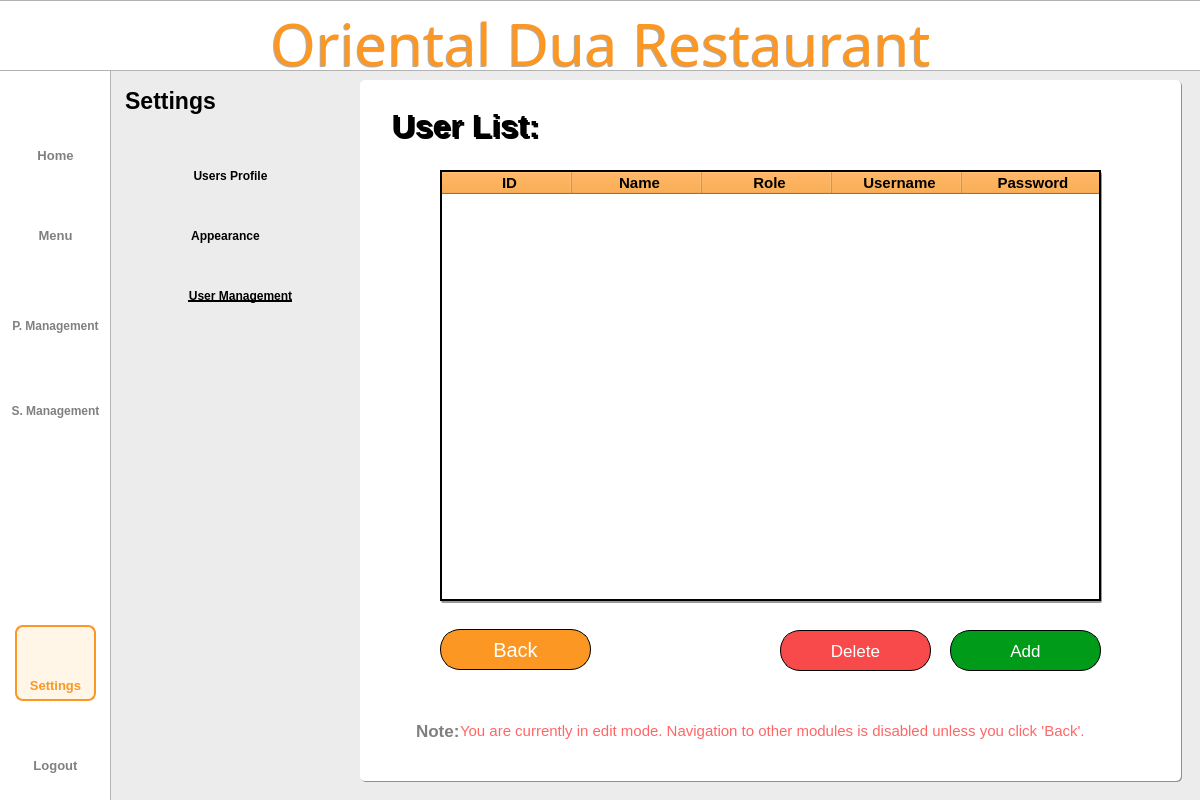
<?xml version="1.0" encoding="UTF-8"?>
<ui version="4.0">
 <class>Dialog</class>
 <widget class="QDialog" name="Dialog">
  <property name="geometry">
   <rect>
    <x>0</x>
    <y>0</y>
    <width>1200</width>
    <height>800</height>
   </rect>
  </property>
  <property name="windowTitle">
   <string>Dialog</string>
  </property>
  <widget class="QWidget" name="bgwidget" native="true">
   <property name="geometry">
    <rect>
     <x>0</x>
     <y>0</y>
     <width>1200</width>
     <height>800</height>
    </rect>
   </property>
   <property name="layoutDirection">
    <enum>Qt::LeftToRight</enum>
   </property>
   <property name="styleSheet">
    <string notr="true">QWidget#bgwidget{background-color: rgb(236, 236, 236);}

</string>
   </property>
   <widget class="QLabel" name="sidebar">
    <property name="geometry">
     <rect>
      <x>-10</x>
      <y>-10</y>
      <width>121</width>
      <height>891</height>
     </rect>
    </property>
    <property name="styleSheet">
     <string notr="true">background-color: rgb(255, 255, 255);
border: 1px solid rgba(0, 0, 0, 0.3);  </string>
    </property>
    <property name="text">
     <string/>
    </property>
   </widget>
   <widget class="QLabel" name="titlebar">
    <property name="geometry">
     <rect>
      <x>-2</x>
      <y>0</y>
      <width>1204</width>
      <height>71</height>
     </rect>
    </property>
    <property name="styleSheet">
     <string notr="true">background-color: rgb(255, 255, 255);
border: 1px solid rgba(0, 0, 0, 0.3);  </string>
    </property>
    <property name="text">
     <string/>
    </property>
   </widget>
   <widget class="QLabel" name="whitebg">
    <property name="geometry">
     <rect>
      <x>360</x>
      <y>80</y>
      <width>821</width>
      <height>701</height>
     </rect>
    </property>
    <property name="styleSheet">
     <string notr="true">background-color: rgb(255, 255, 255);
border-radius: 5px;  </string>
    </property>
    <property name="text">
     <string/>
    </property>
   </widget>
   <widget class="QLabel" name="title">
    <property name="geometry">
     <rect>
      <x>0</x>
      <y>10</y>
      <width>1201</width>
      <height>71</height>
     </rect>
    </property>
    <property name="styleSheet">
     <string notr="true">QLabel#title{
	color: #FB9722;
    font-family: Sacramento;
    font-size: 58px;
    font-weight: 400;
    padding-bottom: 5px;
    text-align: center;
}</string>
    </property>
    <property name="text">
     <string>Oriental Dua Restaurant</string>
    </property>
    <property name="alignment">
     <set>Qt::AlignCenter</set>
    </property>
    <property name="wordWrap">
     <bool>true</bool>
    </property>
   </widget>
   <widget class="QLabel" name="settings">
    <property name="geometry">
     <rect>
      <x>110</x>
      <y>80</y>
      <width>121</width>
      <height>41</height>
     </rect>
    </property>
    <property name="styleSheet">
     <string notr="true">QLabel#settings{
    color: #000000;
    font-family: 'Roboto';
    font-size: 23px;
    font-weight: 500;
}</string>
    </property>
    <property name="text">
     <string>Settings</string>
    </property>
    <property name="alignment">
     <set>Qt::AlignCenter</set>
    </property>
   </widget>
   <widget class="QLabel" name="userlistlabel">
    <property name="geometry">
     <rect>
      <x>380</x>
      <y>100</y>
      <width>171</width>
      <height>51</height>
     </rect>
    </property>
    <property name="styleSheet">
     <string notr="true">QLabel#userlistlabel{
    color: #000000;
    font-family: 'Inter';
    font-size: 32px;
    font-weight: 500;
}</string>
    </property>
    <property name="text">
     <string>User List:</string>
    </property>
    <property name="alignment">
     <set>Qt::AlignCenter</set>
    </property>
   </widget>
   <widget class="QLabel" name="userprofIcon">
    <property name="geometry">
     <rect>
      <x>140</x>
      <y>160</y>
      <width>35</width>
      <height>35</height>
     </rect>
    </property>
    <property name="styleSheet">
     <string notr="true"/>
    </property>
    <property name="text">
     <string/>
    </property>
    <property name="pixmap">
     <pixmap resource="../resource.qrc">:/icon/icons/user.png</pixmap>
    </property>
    <property name="scaledContents">
     <bool>true</bool>
    </property>
    <property name="alignment">
     <set>Qt::AlignCenter</set>
    </property>
   </widget>
   <widget class="QLabel" name="appearanceIcon">
    <property name="geometry">
     <rect>
      <x>140</x>
      <y>220</y>
      <width>35</width>
      <height>35</height>
     </rect>
    </property>
    <property name="styleSheet">
     <string notr="true"/>
    </property>
    <property name="text">
     <string/>
    </property>
    <property name="pixmap">
     <pixmap resource="../resource.qrc">:/icon/icons/appearance.png</pixmap>
    </property>
    <property name="scaledContents">
     <bool>true</bool>
    </property>
    <property name="alignment">
     <set>Qt::AlignCenter</set>
    </property>
   </widget>
   <widget class="QLabel" name="usersIcon">
    <property name="geometry">
     <rect>
      <x>140</x>
      <y>280</y>
      <width>35</width>
      <height>35</height>
     </rect>
    </property>
    <property name="styleSheet">
     <string notr="true"/>
    </property>
    <property name="text">
     <string/>
    </property>
    <property name="pixmap">
     <pixmap resource="../resource.qrc">:/icon/icons/users.png</pixmap>
    </property>
    <property name="scaledContents">
     <bool>true</bool>
    </property>
    <property name="alignment">
     <set>Qt::AlignCenter</set>
    </property>
   </widget>
   <widget class="QLabel" name="p_mIcon">
    <property name="geometry">
     <rect>
      <x>37</x>
      <y>270</y>
      <width>40</width>
      <height>40</height>
     </rect>
    </property>
    <property name="minimumSize">
     <size>
      <width>40</width>
      <height>40</height>
     </size>
    </property>
    <property name="maximumSize">
     <size>
      <width>40</width>
      <height>40</height>
     </size>
    </property>
    <property name="styleSheet">
     <string notr="true">QLabel#Pmanagementbtn{
    color: rgba(0,0,0, 0.5);
    font-family: 'Roboto';
    font-size: 11px;
    font-weight: 300;
}</string>
    </property>
    <property name="text">
     <string/>
    </property>
    <property name="pixmap">
     <pixmap resource="../resource.qrc">:/icon/icons/productm.png</pixmap>
    </property>
    <property name="scaledContents">
     <bool>true</bool>
    </property>
    <property name="alignment">
     <set>Qt::AlignCenter</set>
    </property>
   </widget>
   <widget class="QTableWidget" name="tableWidget">
    <property name="geometry">
     <rect>
      <x>440</x>
      <y>170</y>
      <width>661</width>
      <height>431</height>
     </rect>
    </property>
    <property name="styleSheet">
     <string notr="true">::item:hover {
    background-color: #FB9722; 
}
QTableWidget#tableWidget QHeaderView::section {
	font-family: 'Inter';
	font-size: 15px;
	font-weight: bold;
	background-color: #FB9722; 
	color: black; 
	padding-left: 5px;
}       </string>
    </property>
    <property name="frameShape">
     <enum>QFrame::WinPanel</enum>
    </property>
    <property name="frameShadow">
     <enum>QFrame::Plain</enum>
    </property>
    <property name="lineWidth">
     <number>0</number>
    </property>
    <property name="midLineWidth">
     <number>0</number>
    </property>
    <property name="editTriggers">
     <set>QAbstractItemView::DoubleClicked</set>
    </property>
    <property name="alternatingRowColors">
     <bool>true</bool>
    </property>
    <property name="showGrid">
     <bool>true</bool>
    </property>
    <property name="gridStyle">
     <enum>Qt::SolidLine</enum>
    </property>
    <property name="sortingEnabled">
     <bool>false</bool>
    </property>
    <attribute name="horizontalHeaderCascadingSectionResizes">
     <bool>true</bool>
    </attribute>
    <attribute name="horizontalHeaderMinimumSectionSize">
     <number>50</number>
    </attribute>
    <attribute name="horizontalHeaderDefaultSectionSize">
     <number>130</number>
    </attribute>
    <attribute name="horizontalHeaderStretchLastSection">
     <bool>true</bool>
    </attribute>
    <attribute name="verticalHeaderVisible">
     <bool>false</bool>
    </attribute>
    <column>
     <property name="text">
      <string>ID</string>
     </property>
    </column>
    <column>
     <property name="text">
      <string>Name</string>
     </property>
    </column>
    <column>
     <property name="text">
      <string>Role</string>
     </property>
    </column>
    <column>
     <property name="text">
      <string>Username</string>
     </property>
    </column>
    <column>
     <property name="text">
      <string>Password</string>
     </property>
    </column>
   </widget>
   <widget class="QPushButton" name="logoutbtn">
    <property name="geometry">
     <rect>
      <x>15</x>
      <y>750</y>
      <width>81</width>
      <height>31</height>
     </rect>
    </property>
    <property name="styleSheet">
     <string notr="true">QPushButton{
    color: rgba(0,0,0, 0.5);
    font-family: 'Inter';
    font-size: 13px;
    font-weight: 500;
	border:none;
}

QPushButton:hover{
color: #FB9722;
border: 2px solid #FB9722;
border-radius: 8px;
background-color: rgba(255, 167, 25, 0.1);
}
</string>
    </property>
    <property name="text">
     <string>Logout</string>
    </property>
   </widget>
   <widget class="QPushButton" name="p_managementbtn">
    <property name="geometry">
     <rect>
      <x>5</x>
      <y>310</y>
      <width>101</width>
      <height>31</height>
     </rect>
    </property>
    <property name="styleSheet">
     <string notr="true">QPushButton{
    color: rgba(0,0,0, 0.5);
    font-family: 'Inter';
    font-size: 12px;
    font-weight: 500;
	border:none;
}

QPushButton:hover{
color: #FB9722;
border: 2px solid #FB9722;
border-radius: 8px;
background-color: rgba(255, 167, 25, 0.1);
}
</string>
    </property>
    <property name="text">
     <string>P. Management</string>
    </property>
   </widget>
   <widget class="QPushButton" name="homebtn">
    <property name="geometry">
     <rect>
      <x>15</x>
      <y>140</y>
      <width>81</width>
      <height>31</height>
     </rect>
    </property>
    <property name="styleSheet">
     <string notr="true">QPushButton{
    color: rgba(0,0,0, 0.5);
    font-family: 'Inter';
    font-size: 13px;
    font-weight: 500;
	border:none;
}

QPushButton:hover{
color: #FB9722;
border: 2px solid #FB9722;
border-radius: 8px;
background-color: rgba(255, 167, 25, 0.1);
}
</string>
    </property>
    <property name="text">
     <string>Home</string>
    </property>
   </widget>
   <widget class="QPushButton" name="menubtn">
    <property name="geometry">
     <rect>
      <x>15</x>
      <y>220</y>
      <width>81</width>
      <height>31</height>
     </rect>
    </property>
    <property name="styleSheet">
     <string notr="true">QPushButton{
    color: rgba(0,0,0, 0.5);
    font-family: 'Inter';
    font-size: 13px;
    font-weight: 500;
	border:none;
}

QPushButton:hover{
color: #FB9722;
border: 2px solid #FB9722;
border-radius: 8px;
background-color: rgba(255, 167, 25, 0.1);
}
</string>
    </property>
    <property name="text">
     <string>Menu</string>
    </property>
   </widget>
   <widget class="QLabel" name="menuIcon">
    <property name="geometry">
     <rect>
      <x>40</x>
      <y>190</y>
      <width>30</width>
      <height>30</height>
     </rect>
    </property>
    <property name="minimumSize">
     <size>
      <width>30</width>
      <height>30</height>
     </size>
    </property>
    <property name="maximumSize">
     <size>
      <width>35</width>
      <height>35</height>
     </size>
    </property>
    <property name="styleSheet">
     <string notr="true">QLabel#Pmanagementbtn{
    color: rgba(0,0,0, 0.5);
    font-family: 'Roboto';
    font-size: 11px;
    font-weight: 300;
}</string>
    </property>
    <property name="text">
     <string/>
    </property>
    <property name="pixmap">
     <pixmap resource="../resource.qrc">:/icon/icons/menu.png</pixmap>
    </property>
    <property name="scaledContents">
     <bool>true</bool>
    </property>
    <property name="alignment">
     <set>Qt::AlignCenter</set>
    </property>
   </widget>
   <widget class="QLabel" name="homeIcon">
    <property name="geometry">
     <rect>
      <x>40</x>
      <y>110</y>
      <width>30</width>
      <height>30</height>
     </rect>
    </property>
    <property name="minimumSize">
     <size>
      <width>30</width>
      <height>30</height>
     </size>
    </property>
    <property name="maximumSize">
     <size>
      <width>35</width>
      <height>35</height>
     </size>
    </property>
    <property name="styleSheet">
     <string notr="true">QLabel#Pmanagementbtn{
    color: rgba(0,0,0, 0.5);
    font-family: 'Roboto';
    font-size: 11px;
    font-weight: 300;
}</string>
    </property>
    <property name="text">
     <string/>
    </property>
    <property name="pixmap">
     <pixmap resource="../resource.qrc">:/icon/icons/home.png</pixmap>
    </property>
    <property name="scaledContents">
     <bool>true</bool>
    </property>
    <property name="alignment">
     <set>Qt::AlignCenter</set>
    </property>
   </widget>
   <widget class="QLabel" name="reportIcon">
    <property name="geometry">
     <rect>
      <x>39</x>
      <y>360</y>
      <width>35</width>
      <height>35</height>
     </rect>
    </property>
    <property name="minimumSize">
     <size>
      <width>35</width>
      <height>35</height>
     </size>
    </property>
    <property name="maximumSize">
     <size>
      <width>35</width>
      <height>35</height>
     </size>
    </property>
    <property name="styleSheet">
     <string notr="true">QLabel#Pmanagementbtn{
    color: rgba(0,0,0, 0.5);
    font-family: 'Roboto';
    font-size: 11px;
    font-weight: 300;
}</string>
    </property>
    <property name="text">
     <string/>
    </property>
    <property name="pixmap">
     <pixmap resource="../resource.qrc">:/icon/icons/report.png</pixmap>
    </property>
    <property name="scaledContents">
     <bool>true</bool>
    </property>
    <property name="alignment">
     <set>Qt::AlignCenter</set>
    </property>
   </widget>
   <widget class="QLabel" name="logoutIcon">
    <property name="geometry">
     <rect>
      <x>39</x>
      <y>715</y>
      <width>35</width>
      <height>35</height>
     </rect>
    </property>
    <property name="minimumSize">
     <size>
      <width>35</width>
      <height>35</height>
     </size>
    </property>
    <property name="maximumSize">
     <size>
      <width>35</width>
      <height>35</height>
     </size>
    </property>
    <property name="styleSheet">
     <string notr="true">QLabel#Pmanagementbtn{
    color: rgba(0,0,0, 0.5);
    font-family: 'Roboto';
    font-size: 11px;
    font-weight: 300;
}</string>
    </property>
    <property name="text">
     <string/>
    </property>
    <property name="pixmap">
     <pixmap resource="../resource.qrc">:/icon/icons/shutdown.png</pixmap>
    </property>
    <property name="scaledContents">
     <bool>true</bool>
    </property>
    <property name="alignment">
     <set>Qt::AlignCenter</set>
    </property>
   </widget>
   <widget class="QPushButton" name="userprofbtn">
    <property name="geometry">
     <rect>
      <x>180</x>
      <y>160</y>
      <width>101</width>
      <height>31</height>
     </rect>
    </property>
    <property name="styleSheet">
     <string notr="true">QPushButton#userprofbtn{
    color: #000000;
    font-family: &quot;Roboto&quot;;
    font-size: 12px;
    font-weight: 500;
	border:none;
}</string>
    </property>
    <property name="text">
     <string>Users Profile</string>
    </property>
   </widget>
   <widget class="QPushButton" name="appearancebtn">
    <property name="geometry">
     <rect>
      <x>180</x>
      <y>220</y>
      <width>91</width>
      <height>31</height>
     </rect>
    </property>
    <property name="styleSheet">
     <string notr="true">QPushButton#appearancebtn{
    color: #000000;
    font-family: &quot;Roboto&quot;;
    font-size: 12px;
    font-weight: 500;
	border:none;
}</string>
    </property>
    <property name="text">
     <string>Appearance</string>
    </property>
   </widget>
   <widget class="QPushButton" name="usersbtn">
    <property name="geometry">
     <rect>
      <x>180</x>
      <y>280</y>
      <width>121</width>
      <height>31</height>
     </rect>
    </property>
    <property name="styleSheet">
     <string notr="true">QPushButton#usersbtn{
    color: #000000;
    font-family: &quot;Roboto&quot;;
    font-size: 12px;
    font-weight: 500;
	border:none;
	text-decoration: underline;
}</string>
    </property>
    <property name="text">
     <string>User Management</string>
    </property>
   </widget>
   <widget class="QPushButton" name="dropbtn">
    <property name="geometry">
     <rect>
      <x>780</x>
      <y>630</y>
      <width>151</width>
      <height>41</height>
     </rect>
    </property>
    <property name="styleSheet">
     <string notr="true">QPushButton{
	color: #FFFFFF;
    background-color: #F84A4A;
   border: 1px solid #000000;
    border-radius: 20px;
	font-family: 'Inter';
    font-size: 17px;
    font-weight: 400;
}
QPushButton:hover {
	
	background-color: rgb(255, 85, 73);
}

QPushButton:pressed {
 	background-color: #F84A4A;
}</string>
    </property>
    <property name="text">
     <string>Delete</string>
    </property>
   </widget>
   <widget class="QPushButton" name="addbtn">
    <property name="geometry">
     <rect>
      <x>950</x>
      <y>630</y>
      <width>151</width>
      <height>41</height>
     </rect>
    </property>
    <property name="styleSheet">
     <string notr="true">QPushButton{
	color: #FFFFFF;
    background-color: #009B19;
   border: 1px solid #000000;
    border-radius: 20px;
	font-family: 'Inter';
    font-size: 17px;
    font-weight: 400;
}
QPushButton:hover {
	background-color: rgb(0, 175, 26);
}

QPushButton:pressed {
  background-color: #009B19;
}</string>
    </property>
    <property name="text">
     <string>Add</string>
    </property>
   </widget>
   <widget class="QPushButton" name="backbtn">
    <property name="geometry">
     <rect>
      <x>440</x>
      <y>629</y>
      <width>151</width>
      <height>41</height>
     </rect>
    </property>
    <property name="styleSheet">
     <string notr="true">QPushButton{
	color: #FFFFFF;
    background-color: #FB9722;
    border: 1px solid #000000;
    border-radius: 20px;
	font-family: 'Inter';
    font-size: 20px;
    font-weight: 400;
}
QPushButton:hover {
	background-color: rgb(255, 167, 25);
}

QPushButton:pressed {
 	background-color: #FB9722;
}</string>
    </property>
    <property name="text">
     <string>Back</string>
    </property>
   </widget>
   <widget class="QLabel" name="settingIcon">
    <property name="geometry">
     <rect>
      <x>39</x>
      <y>634</y>
      <width>35</width>
      <height>35</height>
     </rect>
    </property>
    <property name="minimumSize">
     <size>
      <width>35</width>
      <height>35</height>
     </size>
    </property>
    <property name="maximumSize">
     <size>
      <width>35</width>
      <height>35</height>
     </size>
    </property>
    <property name="styleSheet">
     <string notr="true">QLabel#Pmanagementbtn{
    color: rgba(0,0,0, 0.5);
    font-family: 'Roboto';
    font-size: 11px;
    font-weight: 300;
}</string>
    </property>
    <property name="text">
     <string/>
    </property>
    <property name="pixmap">
     <pixmap resource="../resource.qrc">:/icon/icons/settings2.png</pixmap>
    </property>
    <property name="scaledContents">
     <bool>true</bool>
    </property>
    <property name="alignment">
     <set>Qt::AlignCenter</set>
    </property>
   </widget>
   <widget class="QLabel" name="label_2">
    <property name="geometry">
     <rect>
      <x>15</x>
      <y>625</y>
      <width>81</width>
      <height>76</height>
     </rect>
    </property>
    <property name="styleSheet">
     <string notr="true">QLabel{
	background-color: rgba(255, 167, 25, 0.1);
	border: 2px solid #FB9722;
	border-radius: 8px;
}</string>
    </property>
    <property name="text">
     <string/>
    </property>
   </widget>
   <widget class="QPushButton" name="settingsbtn">
    <property name="geometry">
     <rect>
      <x>15</x>
      <y>670</y>
      <width>81</width>
      <height>31</height>
     </rect>
    </property>
    <property name="styleSheet">
     <string notr="true">QPushButton{
    color: #FB9722;;
    font-family: 'Inter';
    font-size: 13px;
    font-weight: 500;
	border:none;
}
</string>
    </property>
    <property name="text">
     <string>Settings</string>
    </property>
   </widget>
   <widget class="QLabel" name="title_3">
    <property name="geometry">
     <rect>
      <x>-1</x>
      <y>11</y>
      <width>1201</width>
      <height>71</height>
     </rect>
    </property>
    <property name="styleSheet">
     <string notr="true">QLabel{
color: rgba(0, 0, 0, 80);
    font-family: Sacramento;
    font-size: 58px;
    font-weight: 400;
    padding-bottom: 5px;
    text-align: center;
}
</string>
    </property>
    <property name="text">
     <string>Oriental Dua Restaurant</string>
    </property>
    <property name="alignment">
     <set>Qt::AlignCenter</set>
    </property>
    <property name="wordWrap">
     <bool>true</bool>
    </property>
   </widget>
   <widget class="QLabel" name="whitebg_2">
    <property name="geometry">
     <rect>
      <x>361</x>
      <y>81</y>
      <width>821</width>
      <height>701</height>
     </rect>
    </property>
    <property name="styleSheet">
     <string notr="true">background-color: rgba(0, 0, 0, 100);
border-radius: 5px;  </string>
    </property>
    <property name="text">
     <string/>
    </property>
   </widget>
   <widget class="QLabel" name="userlistlabelshadow">
    <property name="geometry">
     <rect>
      <x>382</x>
      <y>102</y>
      <width>171</width>
      <height>51</height>
     </rect>
    </property>
    <property name="styleSheet">
     <string notr="true">QLabel{
	color: rgba(0, 0, 0, .4);
    font-family: 'Inter';
    font-size: 32px;
    font-weight: 500;
}</string>
    </property>
    <property name="text">
     <string>User List:</string>
    </property>
    <property name="alignment">
     <set>Qt::AlignCenter</set>
    </property>
   </widget>
   <widget class="QLabel" name="label_9">
    <property name="geometry">
     <rect>
      <x>460</x>
      <y>722</y>
      <width>681</width>
      <height>31</height>
     </rect>
    </property>
    <property name="styleSheet">
     <string notr="true">QLabel{
 
	
	color: rgba(255, 0, 0, 0.6);
    font-family: &quot;Inter&quot;;
    font-size: 15px;
    font-weight: 350;

}</string>
    </property>
    <property name="text">
     <string>You are currently in edit mode. Navigation to other modules is disabled unless you click 'Back'.</string>
    </property>
    <property name="alignment">
     <set>Qt::AlignJustify|Qt::AlignTop</set>
    </property>
    <property name="wordWrap">
     <bool>true</bool>
    </property>
   </widget>
   <widget class="QLabel" name="label_10">
    <property name="geometry">
     <rect>
      <x>416</x>
      <y>720</y>
      <width>51</width>
      <height>21</height>
     </rect>
    </property>
    <property name="styleSheet">
     <string notr="true">QLabel{
	color: rgba(0, 0, 0, 0.5);
    font-family: &quot;Roboto&quot;;
    font-size: 17px;
    font-weight: 500;

}</string>
    </property>
    <property name="text">
     <string>Note:</string>
    </property>
    <property name="alignment">
     <set>Qt::AlignLeading|Qt::AlignLeft|Qt::AlignVCenter</set>
    </property>
   </widget>
   <widget class="QLabel" name="whitebg_3">
    <property name="geometry">
     <rect>
      <x>441</x>
      <y>172</y>
      <width>661</width>
      <height>431</height>
     </rect>
    </property>
    <property name="styleSheet">
     <string notr="true">background-color: rgba(0, 0, 0, 0.4);
border-radius: 2px;  </string>
    </property>
    <property name="text">
     <string/>
    </property>
   </widget>
   <zorder>whitebg_2</zorder>
   <zorder>sidebar</zorder>
   <zorder>titlebar</zorder>
   <zorder>whitebg</zorder>
   <zorder>settings</zorder>
   <zorder>userprofIcon</zorder>
   <zorder>appearanceIcon</zorder>
   <zorder>usersIcon</zorder>
   <zorder>p_mIcon</zorder>
   <zorder>logoutbtn</zorder>
   <zorder>p_managementbtn</zorder>
   <zorder>homebtn</zorder>
   <zorder>menubtn</zorder>
   <zorder>menuIcon</zorder>
   <zorder>homeIcon</zorder>
   <zorder>reportIcon</zorder>
   <zorder>logoutIcon</zorder>
   <zorder>userprofbtn</zorder>
   <zorder>appearancebtn</zorder>
   <zorder>usersbtn</zorder>
   <zorder>dropbtn</zorder>
   <zorder>addbtn</zorder>
   <zorder>backbtn</zorder>
   <zorder>label_2</zorder>
   <zorder>settingIcon</zorder>
   <zorder>settingsbtn</zorder>
   <zorder>title_3</zorder>
   <zorder>title</zorder>
   <zorder>userlistlabelshadow</zorder>
   <zorder>userlistlabel</zorder>
   <zorder>label_9</zorder>
   <zorder>label_10</zorder>
   <zorder>whitebg_3</zorder>
   <zorder>tableWidget</zorder>
  </widget>
  <widget class="QPushButton" name="reportbtn">
   <property name="geometry">
    <rect>
     <x>5</x>
     <y>395</y>
     <width>101</width>
     <height>31</height>
    </rect>
   </property>
   <property name="styleSheet">
    <string notr="true">QPushButton{
    color: rgba(0,0,0, 0.5);
    font-family: 'Inter';
    font-size: 12px;
    font-weight: 500;
	border:none;
}

QPushButton:hover{
color: #FB9722;
border: 2px solid #FB9722;
border-radius: 8px;
background-color: rgba(255, 167, 25, 0.1);
}</string>
   </property>
   <property name="text">
    <string>S. Management</string>
   </property>
  </widget>
 </widget>
 <resources>
  <include location="../resource.qrc"/>
 </resources>
 <connections/>
</ui>
